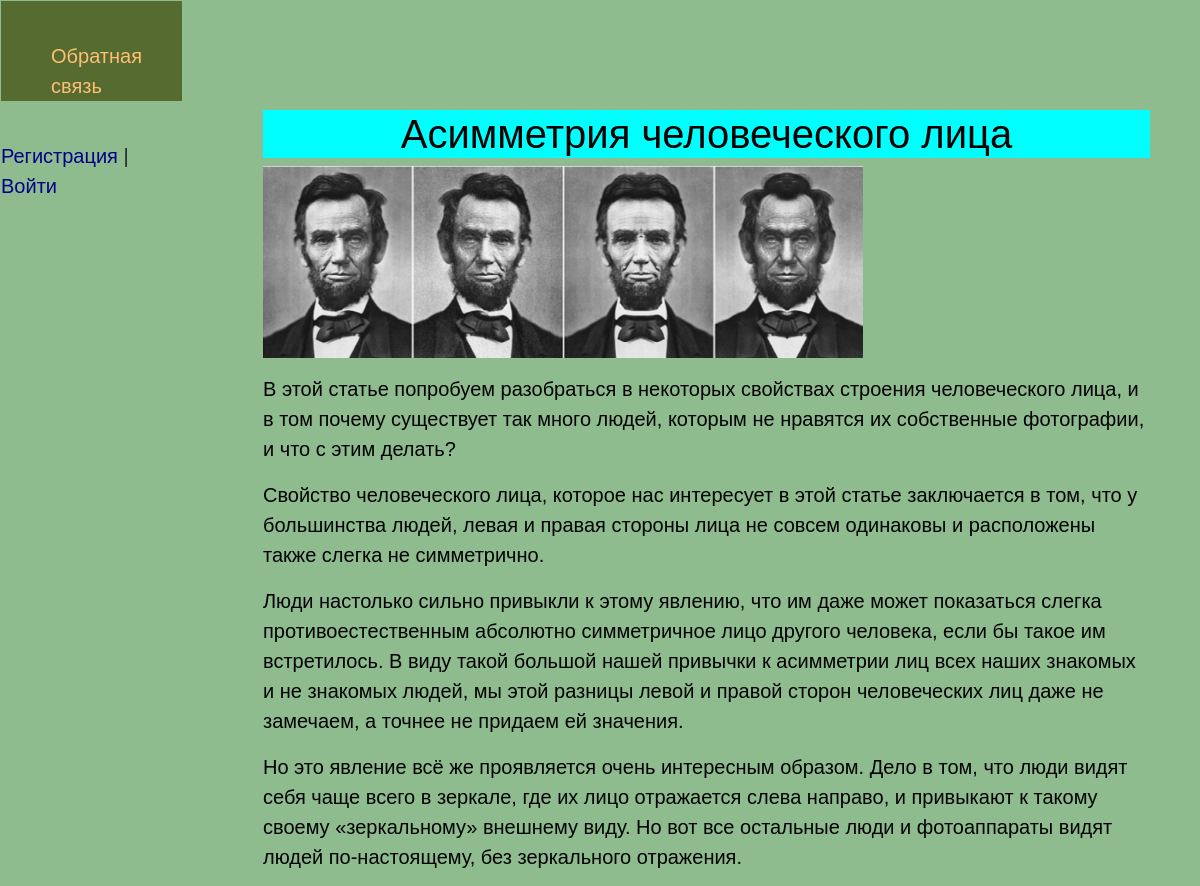
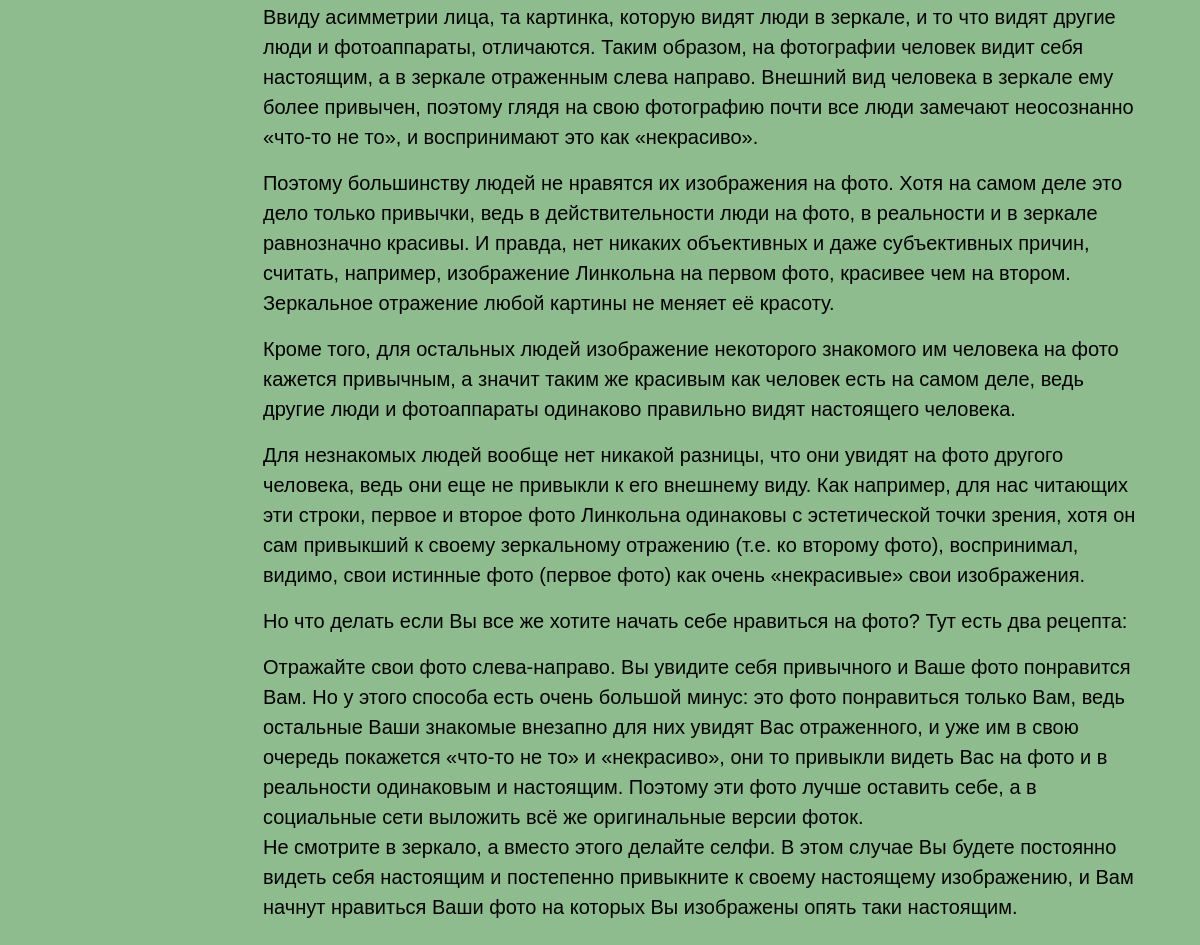
The app's page /post/2/ with its own data (2 pictures, top to bottom).
### news/models.py (models this page shows, shortened)
class News(models.Model):
    title = models.CharField('Заголовок', max_length=100)
    photo = models.ImageField(upload_to="photos/%Y/%m/%d/", null=True)
    description = models.TextField('Текст', null=True)
    author = models.CharField('Имя автора', max_length=100, null=True)
    date = models.DateField('Дата публикации', null=True)
    cat = models.ForeignKey('Category', on_delete=models.PROTECT, null=True)

### news/views.py (the view)
# urls.py: path('post/<int:post_id>/', show_post, name='post'),
def show_post(request, post_id):
    post = get_object_or_404(News, pk=post_id)
    context = {
        'post': post,
        'menu': menu,
        'title': post.title,
    }
    return render(request, 'post.html', context=context)

### templates/post.html
{% extends 'base.html' %}
{% block content %}
<h1>{{ post.title }}</h1>
{% if post.photo %}
<p><img class="img-article-left" src="{{ post.photo.url }}" alt="{{ post.title }}"></p>
{% endif %}
<h>{{ post.description|linebreaks }}</h>
{% endblock %}

### templates/base.html (style rules this page uses)
html, body { font-family: 'Arial'; margin: 0; padding: 0; height: 100%; width: 100%; background-color: darkseagreen; }
img { max-width: 600px; height: auto; }
.content-text h1 { background-color: cyan; text-align: center; font-size: 40px; }

### records on screen
News: title "Асимметрия человеческого лица", photo (picture), description "В этой статье попробуем разобраться в некоторых свойствах строения человеческого лица, и в том почему существует так много людей, которым не нравятся их собственные фотографии, и что с этим делать? Свойство человеческого лица, которое нас интересует в этой статье заключается в том, что у большинства людей, левая и правая стороны лица не совсем одинаковы и расположены также слегка не симметрично. Люди настолько сильно привыкли к этому явлению, что им даже может показаться слегка противоестественным абсолютно симметричное лицо другого человека, если бы такое им встретилось. В виду такой большой нашей привычки к асимметрии лиц всех наших знакомых и не знакомых людей, мы этой разницы левой и…"

### other values on screen
{{ m.title }} "Обратная связь"
